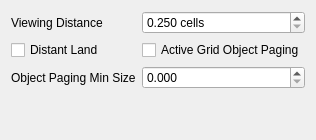
           <widget class="QWidget" name="terrainTab">
            <attribute name="title">
             <string>Terrain</string>
            </attribute>
            <layout class="QHBoxLayout" name="horizontalTerrainLayout">
             <item>
              <layout class="QGridLayout" name="terrainLayout" columnstretch="0,0">
               <item row="4" column="0">
                <widget class="QLabel" name="objectPagingMinSizeLabel">
                 <property name="toolTip">
                  <string>&lt;html&gt;&lt;head/&gt;&lt;body&gt;&lt;p&gt;Controls how large an object must be to be visible in the scene. The object’s size is divided by its distance to the camera and the result of the division is compared with this value. The smaller this value is, the more objects you will see in the scene.&lt;/p&gt;&lt;/body&gt;&lt;/html&gt;</string>
                 </property>
                 <property name="text">
                  <string>Object Paging Min Size</string>
                 </property>
                </widget>
               </item>
               <item row="4" column="1">
                <widget class="QDoubleSpinBox" name="objectPagingMinSizeComboBox">
                 <property name="decimals">
                  <number>3</number>
                 </property>
                 <property name="minimum">
                  <double>0.000000000000000</double>
                 </property>
                 <property name="maximum">
                  <double>0.250000000000000</double>
                 </property>
                 <property name="singleStep">
                  <double>0.005000000000000</double>
                 </property>
                </widget>
               </item>
               <item row="2" column="0">
                <widget class="QLabel" name="viewingDistanceLabel">
                 <property name="text">
                  <string>Viewing Distance</string>
                 </property>
                </widget>
               </item>
               <item row="2" column="1">
                <widget class="QDoubleSpinBox" name="viewingDistanceComboBox">
                 <property name="suffix">
                  <string> cells</string>
                 </property>
                 <property name="decimals">
                  <number>3</number>
                 </property>
                 <property name="minimum">
                  <double>0.250000000000000</double>
                 </property>
                 <property name="singleStep">
                  <double>0.125000000000000</double>
                 </property>
                </widget>
               </item>
               <item row="7" column="1">
                <spacer name="verticalSpacer_15">
                 <property name="orientation">
                  <enum>Qt::Vertical</enum>
                 </property>
                 <property name="sizeHint" stdset="0">
                  <size>
                   <width>20</width>
                   <height>40</height>
                  </size>
                 </property>
                </spacer>
               </item>
               <item row="3" column="0">
                <widget class="QCheckBox" name="distantLandCheckBox">
                 <property name="toolTip">
                  <string>&lt;html&gt;&lt;head/&gt;&lt;body&gt;&lt;p&gt;If true, use paging and LOD algorithms to display the entire terrain. If false, only display terrain of the loaded cells.&lt;/p&gt;&lt;/body&gt;&lt;/html&gt;</string>
                 </property>
                 <property name="text">
                  <string>Distant Land</string>
                 </property>
                </widget>
               </item>
               <item row="3" column="1">
                <widget class="QCheckBox" name="activeGridObjectPagingCheckBox">
                 <property name="toolTip">
                  <string>&lt;html&gt;&lt;head/&gt;&lt;body&gt;&lt;p&gt;Use object paging for active cells grid.&lt;/p&gt;&lt;/body&gt;&lt;/html&gt;</string>
                 </property>
                 <property name="text">
                  <string>Active Grid Object Paging</string>
                 </property>
                </widget>
               </item>
              </layout>
             </item>
            </layout>
           </widget>
